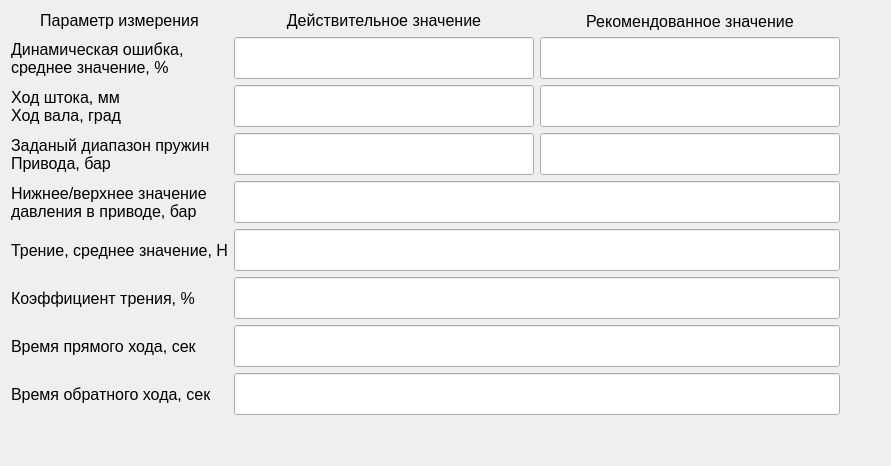
          <widget class="QWidget" name="tab_reportGenerationGeneral_resultsTable">
           <attribute name="title">
            <string>Результат диагностики</string>
           </attribute>
           <layout class="QGridLayout" name="gridLayout_3">
            <item row="7" column="0">
             <widget class="QLabel" name="label_resultsTable_strokeTest_forwardTime">
              <property name="sizePolicy">
               <sizepolicy hsizetype="Preferred" vsizetype="Preferred">
                <horstretch>0</horstretch>
                <verstretch>0</verstretch>
               </sizepolicy>
              </property>
              <property name="minimumSize">
               <size>
                <width>0</width>
                <height>42</height>
               </size>
              </property>
              <property name="font">
               <font>
                <family>Segoe UI</family>
                <pointsize>12</pointsize>
                <stylestrategy>PreferDefault</stylestrategy>
               </font>
              </property>
              <property name="text">
               <string>Время прямого хода, сек</string>
              </property>
             </widget>
            </item>
            <item row="3" column="1">
             <widget class="QLineEdit" name="lineEdit_resultsTable_driveRangeReal">
              <property name="sizePolicy">
               <sizepolicy hsizetype="Preferred" vsizetype="Preferred">
                <horstretch>0</horstretch>
                <verstretch>0</verstretch>
               </sizepolicy>
              </property>
              <property name="font">
               <font>
                <family>Segoe UI</family>
                <pointsize>12</pointsize>
               </font>
              </property>
              <property name="focusPolicy">
               <enum>Qt::FocusPolicy::ClickFocus</enum>
              </property>
              <property name="styleSheet">
               <string notr="true">padding: 5px 10px;</string>
              </property>
              <property name="readOnly">
               <bool>false</bool>
              </property>
             </widget>
            </item>
            <item row="2" column="2">
             <widget class="QLineEdit" name="lineEdit_resultsTable_strokeRecomend">
              <property name="sizePolicy">
               <sizepolicy hsizetype="Preferred" vsizetype="Preferred">
                <horstretch>0</horstretch>
                <verstretch>0</verstretch>
               </sizepolicy>
              </property>
              <property name="font">
               <font>
                <family>Segoe UI</family>
                <pointsize>12</pointsize>
               </font>
              </property>
              <property name="focusPolicy">
               <enum>Qt::FocusPolicy::ClickFocus</enum>
              </property>
              <property name="styleSheet">
               <string notr="true">padding: 5px 10px;</string>
              </property>
              <property name="readOnly">
               <bool>false</bool>
              </property>
             </widget>
            </item>
            <item row="8" column="0">
             <widget class="QLabel" name="label_resultsTable_strokeTest_backwardTime">
              <property name="sizePolicy">
               <sizepolicy hsizetype="Preferred" vsizetype="Preferred">
                <horstretch>0</horstretch>
                <verstretch>0</verstretch>
               </sizepolicy>
              </property>
              <property name="minimumSize">
               <size>
                <width>0</width>
                <height>42</height>
               </size>
              </property>
              <property name="font">
               <font>
                <family>Segoe UI</family>
                <pointsize>12</pointsize>
                <stylestrategy>PreferDefault</stylestrategy>
               </font>
              </property>
              <property name="text">
               <string>Время обратного хода, сек</string>
              </property>
             </widget>
            </item>
            <item row="1" column="1">
             <widget class="QLineEdit" name="lineEdit_resultsTable_dynamicErrorReal">
              <property name="sizePolicy">
               <sizepolicy hsizetype="Preferred" vsizetype="Preferred">
                <horstretch>0</horstretch>
                <verstretch>0</verstretch>
               </sizepolicy>
              </property>
              <property name="font">
               <font>
                <family>Segoe UI</family>
                <pointsize>12</pointsize>
               </font>
              </property>
              <property name="focusPolicy">
               <enum>Qt::FocusPolicy::ClickFocus</enum>
              </property>
              <property name="styleSheet">
               <string notr="true">padding: 5px 10px;</string>
              </property>
              <property name="readOnly">
               <bool>false</bool>
              </property>
             </widget>
            </item>
            <item row="4" column="0">
             <widget class="QLabel" name="label_resultsTable_rangePressure">
              <property name="sizePolicy">
               <sizepolicy hsizetype="Preferred" vsizetype="Preferred">
                <horstretch>0</horstretch>
                <verstretch>0</verstretch>
               </sizepolicy>
              </property>
              <property name="minimumSize">
               <size>
                <width>0</width>
                <height>42</height>
               </size>
              </property>
              <property name="font">
               <font>
                <family>Segoe UI</family>
                <pointsize>12</pointsize>
                <stylestrategy>PreferDefault</stylestrategy>
               </font>
              </property>
              <property name="text">
               <string>Нижнее/верхнее значение
давления в приводе, бар</string>
              </property>
             </widget>
            </item>
            <item row="6" column="1" colspan="2">
             <widget class="QLineEdit" name="lineEdit_resultsTable_frictionPercentValue">
              <property name="sizePolicy">
               <sizepolicy hsizetype="Preferred" vsizetype="Preferred">
                <horstretch>0</horstretch>
                <verstretch>0</verstretch>
               </sizepolicy>
              </property>
              <property name="font">
               <font>
                <family>Segoe UI</family>
                <pointsize>12</pointsize>
               </font>
              </property>
              <property name="focusPolicy">
               <enum>Qt::FocusPolicy::ClickFocus</enum>
              </property>
              <property name="styleSheet">
               <string notr="true">padding: 5px 10px;</string>
              </property>
              <property name="readOnly">
               <bool>false</bool>
              </property>
             </widget>
            </item>
            <item row="7" column="1" colspan="2">
             <widget class="QLineEdit" name="lineEdit_resultsTable_strokeTest_forwardTime">
              <property name="sizePolicy">
               <sizepolicy hsizetype="Preferred" vsizetype="Preferred">
                <horstretch>0</horstretch>
                <verstretch>0</verstretch>
               </sizepolicy>
              </property>
              <property name="font">
               <font>
                <family>Segoe UI</family>
                <pointsize>12</pointsize>
               </font>
              </property>
              <property name="focusPolicy">
               <enum>Qt::FocusPolicy::ClickFocus</enum>
              </property>
              <property name="styleSheet">
               <string notr="true">padding: 5px 10px;</string>
              </property>
              <property name="readOnly">
               <bool>false</bool>
              </property>
             </widget>
            </item>
            <item row="3" column="2">
             <widget class="QLineEdit" name="lineEdit_resultsTable_driveRangeRecomend">
              <property name="sizePolicy">
               <sizepolicy hsizetype="Preferred" vsizetype="Preferred">
                <horstretch>0</horstretch>
                <verstretch>0</verstretch>
               </sizepolicy>
              </property>
              <property name="font">
               <font>
                <family>Segoe UI</family>
                <pointsize>12</pointsize>
               </font>
              </property>
              <property name="focusPolicy">
               <enum>Qt::FocusPolicy::ClickFocus</enum>
              </property>
              <property name="styleSheet">
               <string notr="true">padding: 5px 10px;</string>
              </property>
              <property name="readOnly">
               <bool>false</bool>
              </property>
             </widget>
            </item>
            <item row="0" column="0">
             <widget class="QLabel" name="label_resultsTable_titileMeasurementParameter">
              <property name="sizePolicy">
               <sizepolicy hsizetype="Preferred" vsizetype="Maximum">
                <horstretch>0</horstretch>
                <verstretch>0</verstretch>
               </sizepolicy>
              </property>
              <property name="font">
               <font>
                <family>Segoe UI</family>
                <pointsize>12</pointsize>
                <stylestrategy>PreferDefault</stylestrategy>
               </font>
              </property>
              <property name="lineWidth">
               <number>1</number>
              </property>
              <property name="text">
               <string>Параметр измерения</string>
              </property>
              <property name="alignment">
               <set>Qt::AlignmentFlag::AlignCenter</set>
              </property>
             </widget>
            </item>
            <item row="6" column="0">
             <widget class="QLabel" name="label_resultsTable_frictionPercent">
              <property name="sizePolicy">
               <sizepolicy hsizetype="Preferred" vsizetype="Preferred">
                <horstretch>0</horstretch>
                <verstretch>0</verstretch>
               </sizepolicy>
              </property>
              <property name="minimumSize">
               <size>
                <width>0</width>
                <height>42</height>
               </size>
              </property>
              <property name="font">
               <font>
                <family>Segoe UI</family>
                <pointsize>12</pointsize>
                <stylestrategy>PreferDefault</stylestrategy>
               </font>
              </property>
              <property name="text">
               <string>Коэффициент трения, %</string>
              </property>
             </widget>
            </item>
            <item row="2" column="1">
             <widget class="QLineEdit" name="lineEdit_resultsTable_strokeReal">
              <property name="sizePolicy">
               <sizepolicy hsizetype="Preferred" vsizetype="Preferred">
                <horstretch>0</horstretch>
                <verstretch>0</verstretch>
               </sizepolicy>
              </property>
              <property name="font">
               <font>
                <family>Segoe UI</family>
                <pointsize>12</pointsize>
               </font>
              </property>
              <property name="focusPolicy">
               <enum>Qt::FocusPolicy::ClickFocus</enum>
              </property>
              <property name="styleSheet">
               <string notr="true">padding: 5px 10px;</string>
              </property>
              <property name="readOnly">
               <bool>false</bool>
              </property>
             </widget>
            </item>
            <item row="0" column="2">
             <widget class="QLabel" name="label_resultsTable_titleRecommendedValue">
              <property name="sizePolicy">
               <sizepolicy hsizetype="Preferred" vsizetype="Preferred">
                <horstretch>0</horstretch>
                <verstretch>0</verstretch>
               </sizepolicy>
              </property>
              <property name="minimumSize">
               <size>
                <width>300</width>
                <height>0</height>
               </size>
              </property>
              <property name="font">
               <font>
                <family>Segoe UI</family>
                <pointsize>12</pointsize>
                <stylestrategy>PreferDefault</stylestrategy>
               </font>
              </property>
              <property name="lineWidth">
               <number>1</number>
              </property>
              <property name="text">
               <string>Рекомендованное значение</string>
              </property>
              <property name="alignment">
               <set>Qt::AlignmentFlag::AlignCenter</set>
              </property>
             </widget>
            </item>
            <item row="1" column="2">
             <widget class="QLineEdit" name="lineEdit_resultsTable_dynamicErrorRecomend">
              <property name="sizePolicy">
               <sizepolicy hsizetype="Preferred" vsizetype="Preferred">
                <horstretch>0</horstretch>
                <verstretch>0</verstretch>
               </sizepolicy>
              </property>
              <property name="font">
               <font>
                <family>Segoe UI</family>
                <pointsize>12</pointsize>
               </font>
              </property>
              <property name="focusPolicy">
               <enum>Qt::FocusPolicy::ClickFocus</enum>
              </property>
              <property name="styleSheet">
               <string notr="true">padding: 5px 10px;</string>
              </property>
              <property name="readOnly">
               <bool>false</bool>
              </property>
             </widget>
            </item>
            <item row="8" column="1" colspan="2">
             <widget class="QLineEdit" name="lineEdit_resultsTable_strokeTest_backwardTime">
              <property name="sizePolicy">
               <sizepolicy hsizetype="Preferred" vsizetype="Preferred">
                <horstretch>0</horstretch>
                <verstretch>0</verstretch>
               </sizepolicy>
              </property>
              <property name="font">
               <font>
                <family>Segoe UI</family>
                <pointsize>12</pointsize>
               </font>
              </property>
              <property name="focusPolicy">
               <enum>Qt::FocusPolicy::ClickFocus</enum>
              </property>
              <property name="styleSheet">
               <string notr="true">padding: 5px 10px;</string>
              </property>
              <property name="readOnly">
               <bool>false</bool>
              </property>
             </widget>
            </item>
            <item row="5" column="0">
             <widget class="QLabel" name="label_resultsTable_friction">
              <property name="sizePolicy">
               <sizepolicy hsizetype="Preferred" vsizetype="Preferred">
                <horstretch>0</horstretch>
                <verstretch>0</verstretch>
               </sizepolicy>
              </property>
              <property name="minimumSize">
               <size>
                <width>0</width>
                <height>42</height>
               </size>
              </property>
              <property name="font">
               <font>
                <family>Segoe UI</family>
                <pointsize>12</pointsize>
                <stylestrategy>PreferDefault</stylestrategy>
               </font>
              </property>
              <property name="frameShape">
               <enum>QFrame::Shape::NoFrame</enum>
              </property>
              <property name="frameShadow">
               <enum>QFrame::Shadow::Plain</enum>
              </property>
              <property name="lineWidth">
               <number>2</number>
              </property>
              <property name="text">
               <string>Трение, среднее значение, Н</string>
              </property>
             </widget>
            </item>
            <item row="2" column="0">
             <widget class="QLabel" name="label_resultsTable_strokeReal_strokeRecomend">
              <property name="sizePolicy">
               <sizepolicy hsizetype="Preferred" vsizetype="Preferred">
                <horstretch>0</horstretch>
                <verstretch>0</verstretch>
               </sizepolicy>
              </property>
              <property name="minimumSize">
               <size>
                <width>0</width>
                <height>42</height>
               </size>
              </property>
              <property name="font">
               <font>
                <family>Segoe UI</family>
                <pointsize>12</pointsize>
                <stylestrategy>PreferDefault</stylestrategy>
               </font>
              </property>
              <property name="text">
               <string>Ход штока, мм
Ход вала, град</string>
              </property>
             </widget>
            </item>
            <item row="0" column="3">
             <spacer name="horizontalSpacer_9">
              <property name="orientation">
               <enum>Qt::Orientation::Horizontal</enum>
              </property>
              <property name="sizeHint" stdset="0">
               <size>
                <width>40</width>
                <height>20</height>
               </size>
              </property>
             </spacer>
            </item>
            <item row="1" column="0">
             <widget class="QLabel" name="label_resultsTable_dinamicReal">
              <property name="sizePolicy">
               <sizepolicy hsizetype="Preferred" vsizetype="Preferred">
                <horstretch>0</horstretch>
                <verstretch>0</verstretch>
               </sizepolicy>
              </property>
              <property name="minimumSize">
               <size>
                <width>0</width>
                <height>42</height>
               </size>
              </property>
              <property name="font">
               <font>
                <family>Segoe UI</family>
                <pointsize>12</pointsize>
                <stylestrategy>PreferDefault</stylestrategy>
               </font>
              </property>
              <property name="text">
               <string>Динамическая ошибка,
среднее значение, %</string>
              </property>
             </widget>
            </item>
            <item row="5" column="1" colspan="2">
             <widget class="QLineEdit" name="lineEdit_resultsTable_frictionForceValue">
              <property name="sizePolicy">
               <sizepolicy hsizetype="Preferred" vsizetype="Preferred">
                <horstretch>0</horstretch>
                <verstretch>0</verstretch>
               </sizepolicy>
              </property>
              <property name="font">
               <font>
                <family>Segoe UI</family>
                <pointsize>12</pointsize>
               </font>
              </property>
              <property name="focusPolicy">
               <enum>Qt::FocusPolicy::ClickFocus</enum>
              </property>
              <property name="styleSheet">
               <string notr="true">padding: 5px 10px;</string>
              </property>
              <property name="readOnly">
               <bool>false</bool>
              </property>
             </widget>
            </item>
            <item row="4" column="1" colspan="2">
             <widget class="QLineEdit" name="lineEdit_resultsTable_rangePressure">
              <property name="sizePolicy">
               <sizepolicy hsizetype="Preferred" vsizetype="Preferred">
                <horstretch>0</horstretch>
                <verstretch>0</verstretch>
               </sizepolicy>
              </property>
              <property name="font">
               <font>
                <family>Segoe UI</family>
                <pointsize>12</pointsize>
               </font>
              </property>
              <property name="focusPolicy">
               <enum>Qt::FocusPolicy::ClickFocus</enum>
              </property>
              <property name="styleSheet">
               <string notr="true">padding: 5px 10px;</string>
              </property>
              <property name="readOnly">
               <bool>false</bool>
              </property>
             </widget>
            </item>
            <item row="3" column="0">
             <widget class="QLabel" name="label_resultsTable_rangeSpring">
              <property name="sizePolicy">
               <sizepolicy hsizetype="Preferred" vsizetype="Preferred">
                <horstretch>0</horstretch>
                <verstretch>0</verstretch>
               </sizepolicy>
              </property>
              <property name="minimumSize">
               <size>
                <width>0</width>
                <height>42</height>
               </size>
              </property>
              <property name="font">
               <font>
                <family>Segoe UI</family>
                <pointsize>12</pointsize>
                <stylestrategy>PreferDefault</stylestrategy>
               </font>
              </property>
              <property name="text">
               <string>Заданый диапазон пружин
Привода, бар</string>
              </property>
             </widget>
            </item>
            <item row="0" column="1">
             <widget class="QLabel" name="label_resultsTable_titleValidValue">
              <property name="sizePolicy">
               <sizepolicy hsizetype="Preferred" vsizetype="Fixed">
                <horstretch>0</horstretch>
                <verstretch>0</verstretch>
               </sizepolicy>
              </property>
              <property name="minimumSize">
               <size>
                <width>300</width>
                <height>0</height>
               </size>
              </property>
              <property name="font">
               <font>
                <family>Segoe UI</family>
                <pointsize>12</pointsize>
                <stylestrategy>PreferDefault</stylestrategy>
               </font>
              </property>
              <property name="lineWidth">
               <number>1</number>
              </property>
              <property name="text">
               <string>Действительное значение</string>
              </property>
              <property name="alignment">
               <set>Qt::AlignmentFlag::AlignCenter</set>
              </property>
             </widget>
            </item>
            <item row="9" column="1">
             <spacer name="verticalSpacer_3">
              <property name="orientation">
               <enum>Qt::Orientation::Vertical</enum>
              </property>
              <property name="sizeHint" stdset="0">
               <size>
                <width>20</width>
                <height>40</height>
               </size>
              </property>
             </spacer>
            </item>
           </layout>
          </widget>
